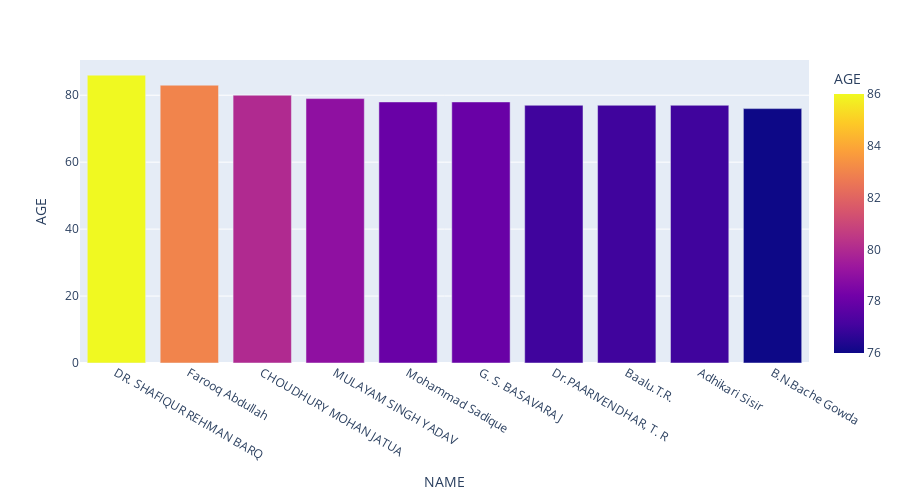

Here is the notebook cell this chart was saved with:
### Code cell
df_winners = df[df['WINNER']==1]
df_winners = df_winners.sort_values('AGE',ascending=False).head(10)
fig = px.bar(df_winners, x='NAME', y='AGE', color='AGE', height=500, hover_data=['PARTY','SYMBOL','CONSTITUENCY','STATE'])
fig.show()

### Figure 1 — Plotly figure (JSON) as saved in the notebook; plotly's stock layout.template omitted (floating-point values rounded to 4 significant figures)
{"data": [{"alignmentgroup": "True", "customdata": [["SP", "Bicycle", "SAMBHAL", "Uttar Pradesh"], ["JKN", "Plough", "SRINAGAR", "Jammu & Kashmir"], ["AITC", "Flowers and Grass", "MATHURAPUR", "West Bengal"], ["SP", "Bicycle", "MAINPURI", "Uttar Pradesh"], ["INC", "Hand", "FARIDKOT", "Punjab"], ["BJP", "Lotus", "TUMKUR", "Karnataka"], ["DMK", "Rising Sun", "PERAMBALUR", "Tamil Nadu"], ["DMK", "Rising Sun", "SRIPERUMBUDUR", "Tamil Nadu"], ["AITC", "Flowers and Grass", "KANTHI", "West Bengal"], ["BJP", "Lotus", "CHIKKBALLAPUR", "Karnataka"]], "hovertemplate": "NAME=%{x}<br>AGE=%{marker.color}<br>PARTY=%{customdata[0]}<br>SYMBOL=%{customdata[1]}<br>CONSTITUENCY=%{customdata[2]}<br>STATE=%{customdata[3]}<extra></extra>", "legendgroup": "", "marker": {"color": [86, 83, 80, 79, 78, 78, 77, 77, 77, 76], "coloraxis": "coloraxis"}, "name": "", "offsetgroup": "", "orientation": "v", "showlegend": false, "textposition": "auto", "type": "bar", "x": ["DR. SHAFIQUR REHMAN BARQ", "Farooq Abdullah", "CHOUDHURY MOHAN JATUA", "MULAYAM SINGH YADAV", "Mohammad Sadique", "G. S. BASAVARAJ", "Dr.PAARIVENDHAR, T. R", "Baalu.T.R.", "Adhikari Sisir", "B.N.Bache Gowda"], "xaxis": "x", "y": [86, 83, 80, 79, 78, 78, 77, 77, 77, 76], "yaxis": "y"}], "layout": {"barmode": "relative", "coloraxis": {"colorbar": {"title": {"text": "AGE"}}, "colorscale": [[0, "#0d0887"], [0.1111, "#46039f"], [0.2222, "#7201a8"], [0.3333, "#9c179e"], [0.4444, "#bd3786"], [0.5556, "#d8576b"], [0.6667, "#ed7953"], [0.7778, "#fb9f3a"], [0.8889, "#fdca26"], [1, "#f0f921"]]}, "height": 500, "legend": {"tracegroupgap": 0}, "margin": {"t": 60}, "xaxis": {"anchor": "y", "domain": [0, 1], "title": {"text": "NAME"}}, "yaxis": {"anchor": "x", "domain": [0, 1], "title": {"text": "AGE"}}}}
